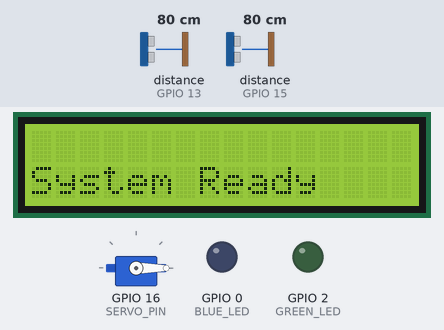
A sketch run on a simulated ESP8266 (NodeMCU). On the bench: 16×2 character LCD, servo, output pins drawn as LEDs (lit = HIGH). Wiring (inferred from the names in the program): 2 × ultrasonic range finder: trigger GPIO 12, echo GPIO 13 / trigger GPIO 14, echo GPIO 15. Inputs (shaded band) come from the test bench; at power-on: distance to the obstacle (sensors on GPIO 13, GPIO 15) 80 cm. The echo pulse lasts 58.3 µs per cm; pins used as bus, display or sensor lines are not drawn; what the sketch prints to the serial monitor is not drawn.

Above: at 0.6 s.
At 3.7 s:
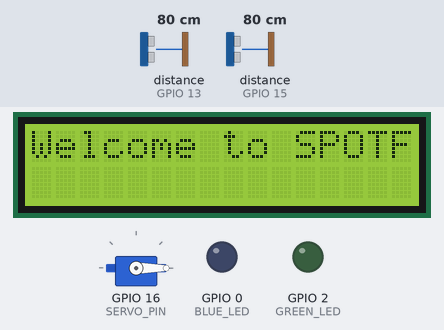
3.8 s: distance to the obstacle (sensor on GPIO 13) set to 16 cm
6.9 s: distance to the obstacle (sensor on GPIO 13) set to 12 cm
At 7.6 s:
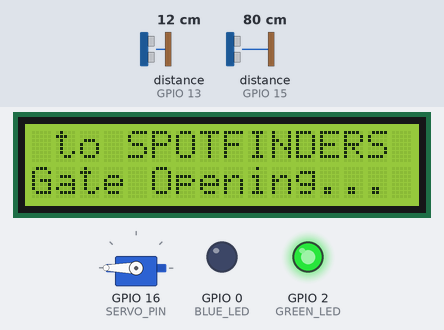
10.0 s: distance to the obstacle (sensor on GPIO 13) set to 18 cm
At 12.5 s:
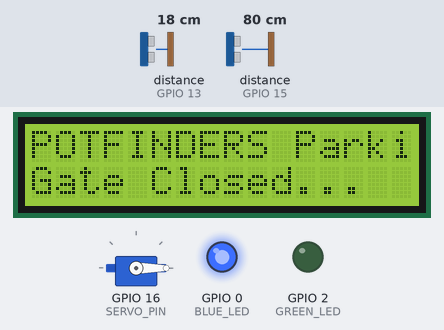
12.9 s: distance to the obstacle (sensor on GPIO 15) set to 16 cm
16.0 s: distance to the obstacle (sensor on GPIO 15) set to 13 cm
At 16.5 s:
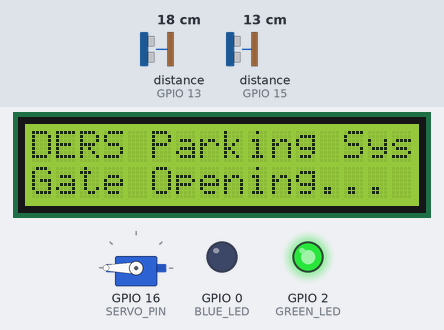
19.1 s: distance to the obstacle (sensor on GPIO 15) set to 18 cm
At 21.4 s:
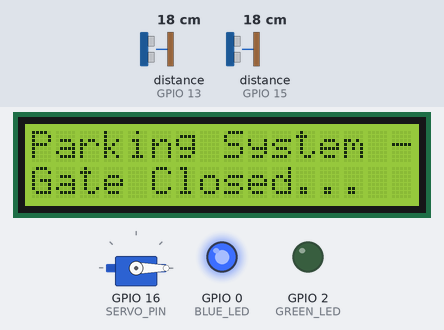
Timing chart, 0 to 23.8 s (numbered marks = the images above; inputs shaded):
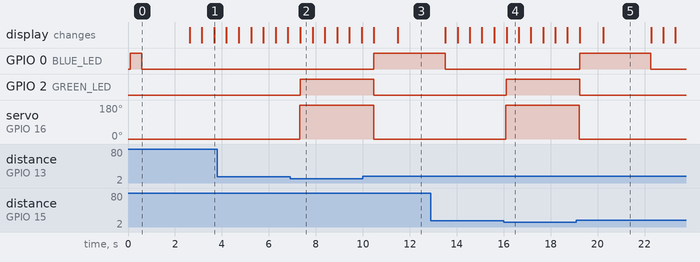

The sketch:

Final_Code_of_Gate_part.ino
```cpp
#include <ESP8266WiFi.h>
#include <Wire.h>
#include <LiquidCrystal_PCF8574.h>
#include <Servo.h>

#define TRIG1 12  // D6 -> GPIO12 (Entrance sensor TRIG)
#define ECHO1 13  // D7 -> GPIO13 (Entrance sensor ECHO)
#define TRIG2 14  // D5 -> GPIO14 (Exit sensor TRIG)
#define ECHO2 15  // D8 -> GPIO15 (Exit sensor ECHO)
#define SERVO_PIN 16 // D0 -> GPIO16 (Servo motor)
#define GREEN_LED 2  // D4 -> GPIO2 (Green LED for gate open)
#define BLUE_LED 0   // D3 -> GPIO0 (Blue LED for gate closed)

LiquidCrystal_PCF8574 lcd(0x27);
Servo gateServo;
bool gateOpen = false;
unsigned long lastVehicleTime = 0;

void setup() {
    Serial.begin(115200);
    Wire.begin(4, 5); // SDA = GPIO4 (D2), SCL = GPIO5 (D1)
    lcd.begin(16, 2);
    lcd.setBacklight(255);
    lcd.setCursor(0, 0);
    lcd.print("                "); // Clear first line
    lcd.setCursor(0, 1);
    lcd.print("System Ready");

    pinMode(TRIG1, OUTPUT);
    pinMode(ECHO1, INPUT);
    pinMode(TRIG2, OUTPUT);
    pinMode(ECHO2, INPUT);
    pinMode(GREEN_LED, OUTPUT);
    pinMode(BLUE_LED, OUTPUT);

    gateServo.attach(SERVO_PIN);
    gateServo.write(0); // Ensure gate starts fully closed
    digitalWrite(BLUE_LED, HIGH); // Blue LED ON (Gate closed)
    digitalWrite(GREEN_LED, LOW);
    delay(500);
    closeGate();
    delay(2000);
    lcd.clear();
    lcd.setCursor(0, 1);
}

void loop() {
    static unsigned long lastScrollTime = 0;
    static int scrollIndex = 0;
    String message = "- Welcome to SPOTFINDERS Parking System -";

    long distance1 = getDistance(TRIG1, ECHO1);
    long distance2 = getDistance(TRIG2, ECHO2);

    Serial.print("Entrance: "); Serial.print(distance1);
    Serial.print(" cm | Exit: "); Serial.println(distance2);

    if (distance1 < 14 || distance2 < 14) {  // Vehicle detected
        lastVehicleTime = millis(); // Reset vehicle timer
        openGate();
    } else if (millis() - lastVehicleTime > 2000) { // No vehicle for 2 seconds
        digitalWrite(GREEN_LED, LOW);
        digitalWrite(BLUE_LED, LOW);
    } else if (distance1 >= 14 && distance2 >= 14) {  // Vehicle has passed both sensors
        closeGate();
    }

    // Scroll welcome message on first line continuously
    if (millis() - lastScrollTime > 300) {
        lastScrollTime = millis();
        lcd.setCursor(0, 0);
        lcd.print(message.substring(scrollIndex, scrollIndex + 16));
        scrollIndex++;
        if (scrollIndex > message.length() - 16) {
            scrollIndex = 0;
        }
    }

    delay(500);
}

void openGate() {
    if (!gateOpen) {
        gateServo.write(180);

        lcd.setCursor(0, 1);
        lcd.print("Gate Opening...");  // Show "Gate Opening..."
        Serial.println("Gate Opening...");
        digitalWrite(BLUE_LED, LOW); // Turn OFF Blue LED
        digitalWrite(GREEN_LED, HIGH); // Turn OFF Green LED

        gateOpen = true;
    }
}

void closeGate() {
    if (gateOpen) {
        gateServo.write(0);

        lcd.setCursor(0, 1);
        lcd.print("Gate Closing...");  // Show "Gate Closing..."
        Serial.println("Gate Closing...");
        digitalWrite(BLUE_LED, HIGH); // Blue LED ON
        digitalWrite(GREEN_LED, LOW);
        delay(1000);  // Wait 2 seconds for closing effect

        lcd.setCursor(0, 1);
        lcd.print("Gate Closed...  ");  // Change to "Gate Closed..."
        delay(2000);  // Wait 2 seconds to show "Gate Closed..."

        lcd.setCursor(0, 1);
        lcd.print("                ");  // Clear the second line

        gateOpen = false;
    }
    digitalWrite(BLUE_LED, LOW); // Blue LED ON

}

long getDistance(int trigPin, int echoPin) {
    digitalWrite(trigPin, LOW);
    delayMicroseconds(2);
    digitalWrite(trigPin, HIGH);
    delayMicroseconds(10);
    digitalWrite(trigPin, LOW);
    long duration = pulseIn(echoPin, HIGH);
    return duration * 0.034 / 2;
}
```

Measured:
- the behaviour switches between 15 and 14 cm on distance to the obstacle (sensor on GPIO 13) (found by bisection; images 1 and 2)
- the behaviour switches between 15 and 14 cm on distance to the obstacle (sensor on GPIO 15) (found by bisection; images 3 and 4)
- after the input at 6.9 s, GPIO 2 (GREEN_LED): LOW → HIGH after 0.43 s; servo on GPIO 16 (SERVO_PIN): 0° → 180° after 0.41 s; the display: changes after 0.44 s (image 2)
- after the input at 10.0 s, GPIO 0 (BLUE_LED): LOW → HIGH after 0.47 s; GPIO 2 (GREEN_LED): HIGH → LOW after 0.47 s; servo on GPIO 16 (SERVO_PIN): 180° → 0° after 0.46 s; the display: first changes after 0.47 s (image 3 shows a later state)
- after the input at 16.0 s, GPIO 2 (GREEN_LED): LOW → HIGH after 0.11 s; servo on GPIO 16 (SERVO_PIN): 0° → 180° after 0.10 s; the display: changes after 0.13 s (image 4)
- after the input at 19.1 s, GPIO 0 (BLUE_LED): LOW → HIGH after 0.14 s, → LOW 3.0 s later; GPIO 2 (GREEN_LED): HIGH → LOW after 0.14 s; servo on GPIO 16 (SERVO_PIN): 180° → 0° after 0.12 s; the display: first changes after 0.14 s (image 5 shows a later state)
- what the display in image 2 shows lasts 0.6 s, from 7.3 s to 7.9 s
